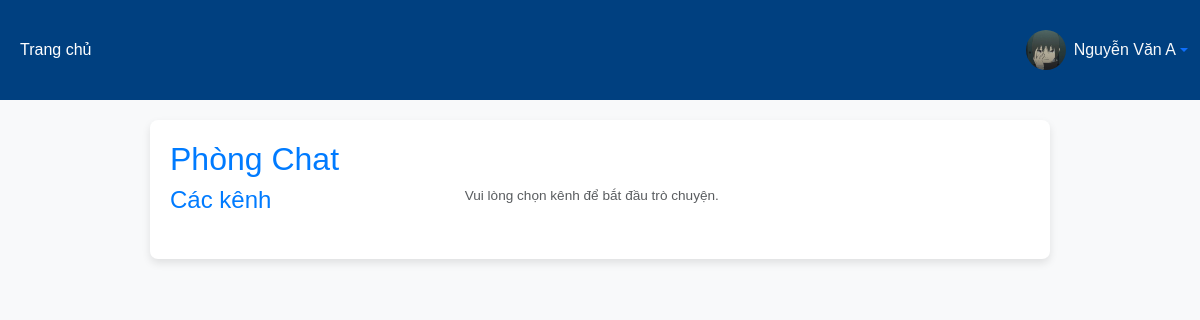
The app's page /room.php?room_id=3 (signed in), older data.
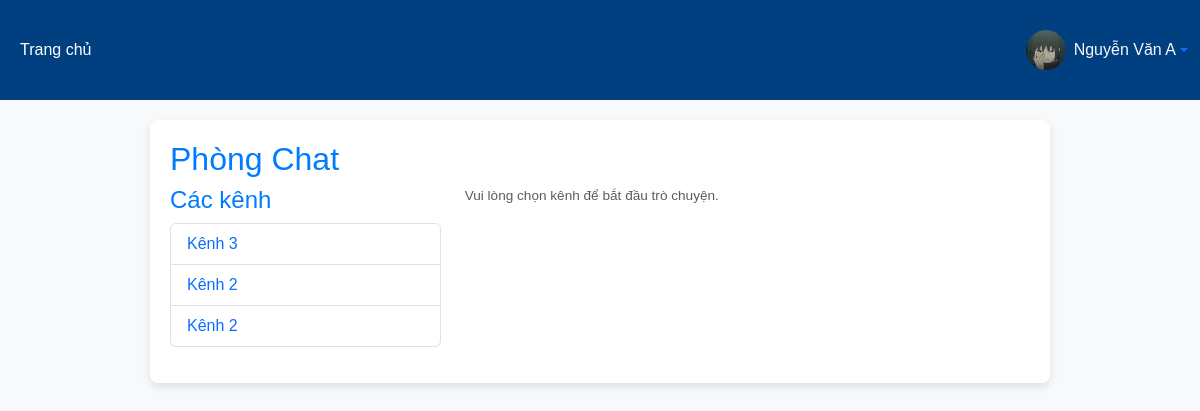
The same page, newer data.
### tables this page shows
CREATE TABLE `channels` (
  `id` int(11) NOT NULL,
  `channel_name` varchar(100) NOT NULL,
  `room_id` int(11) NOT NULL,
  `created_by` int(11) NOT NULL,
  `created_at` timestamp NOT NULL DEFAULT current_timestamp()
);

### room.php (the view, shortened to what this page needs)
<?php
include('db.php');
$room_id = $_GET['room_id'];
$channels = $conn->query("SELECT * FROM channels WHERE room_id = $room_id");
$channel_id = isset($_GET['channel_id']) ? $_GET['channel_id'] : null;
$messages = null;
require_once(realpath($_SERVER["DOCUMENT_ROOT"]) . '/header.php');
?>
<!DOCTYPE html>
<html lang="vi">
<head>
    <link rel="stylesheet" href="https://cdn.jsdelivr.net/npm/bootstrap@5.3.0/dist/css/bootstrap.min.css">
</head>
<body>
    <div class="container">
        <h2>Phòng Chat</h2>
        <div class="row">
            <div class="col-md-4">
                <h4>Các kênh</h4>
                <ul class="list-group mb-3">
                    <?php while ($channel = $channels->fetch_assoc()): ?>
                        <li class="list-group-item">
                            <a href="room.php?room_id=<?= $room_id ?>&channel_id=<?= $channel['id'] ?>">
                                <?= htmlspecialchars($channel['channel_name']) ?>
                            </a>
                        </li>
                    <?php endwhile; ?>
                </ul>
            </div>
            <div class="col-md-8">
                <?php if ($channel_id && $messages): ?>
                    <h4>Chat trong kênh</h4>
                    <div class="chat-box">
                        <?php while ($message = $messages->fetch_assoc()): ?>
                            <div>
                                <a href="viewprofile.php?id=<?= $message['user_id'] ?>">
                                    <img src="<?= $message['image'] ?>" alt="User Image" class="user-image">
                                </a>
                                <strong><?= htmlspecialchars($message['full_name']) ?>:</strong>
                                <p><?= htmlspecialchars($message['content']) ?></p>
                                <small class="text-muted"><?= htmlspecialchars($message['created_at']) ?></small>
                            </div>
                        <?php endwhile; ?>
                    </div>
                    <form id="sendMessageForm" method="post">
                        <textarea id="message" name="message" rows="3" class="form-control mt-3"
                            placeholder="Nhập tin nhắn..." style="display: none;"></textarea>
                        <button type="submit" class="btn btn-primary mt-2">Gửi</button>
                    </form>
                <?php else: ?>
                    <p class="text-muted">Vui lòng chọn kênh để bắt đầu trò chuyện.</p>
                <?php endif; ?>
            </div>
        </div>
    </div>
</body>
</html>

Row changes from the older to the newer data that the page shows:
added channels: channel_name "Kênh 3"
added channels: channel_name "Kênh 2"
added channels: channel_name "Kênh 2"
